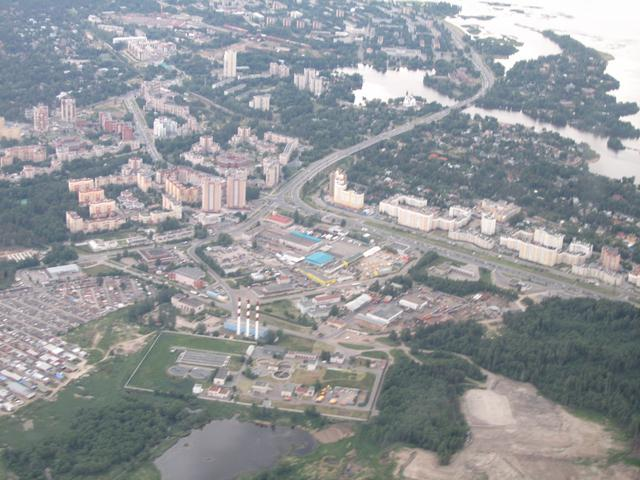
#> input picture data/aero1.jpg, 640 x 480 px
$ python 4.10.2_Histograms-2_HistogramEqualization.py
#> lines starting #> are read from the running program, lines starting #| are printed output that depends on the picture
import numpy as np
import cv2 as cv
from matplotlib import pyplot as plt

# numpy 方式,直方图均衡 ###################################################
img = cv.imread('./data/aero1.jpg', 0)
#> img: shape (480, 640); min 58, max 255, mean 149.9
hist, bins = np.histogram(img.flatten(), 256, [0, 256])  # 将2维灰度图转换成1维,再统计得到hist[256,1] bins=256
#> hist = 256 values, max 3169 at index 147, min 0 at index 0, mean 1200; bins = 257 values from 0 to 256
cdf = hist.cumsum()  # 累加前n元素的值作为新元素的值的[256,1]
#> cdf = 256 values from 0 to 307200
cdf_normalized = cdf * float(hist.max()) / cdf.max()
#> cdf_normalized = 256 values from 0 to 3169
plt.subplot(321)
plt.imshow(img, 'gray')
plt.subplot(322)
plt.plot(cdf_normalized, color='b')
plt.hist(img.flatten(), 256, [0, 256], color='r')
plt.xlim([0, 256])
plt.legend(('cdf', 'histogram'), loc='upper left')

# 应用直方图均衡公式得到img2
cdf_m = np.ma.masked_equal(cdf, 0)
cdf_m = (cdf_m - cdf_m.min()) * 255 / (cdf_m.max() - cdf_m.min())
cdf = np.ma.filled(cdf_m, 0).astype('uint8')
#> cdf = 256 values from 0 to 255
img2 = cdf[img]
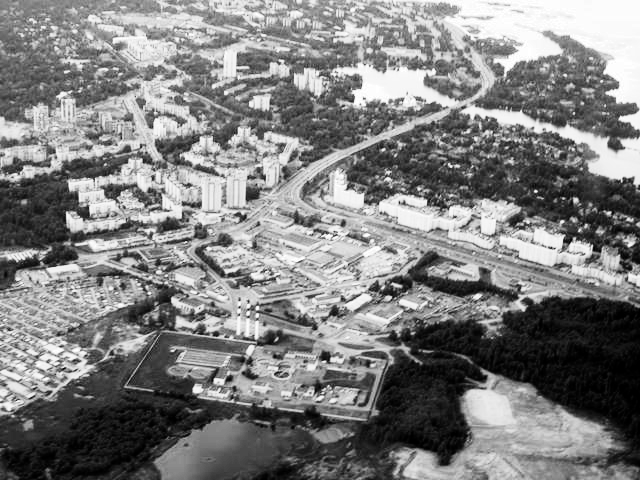
#> img2: shape (480, 640); min 0, max 255, mean 127.9

hist, bins = np.histogram(img2.flatten(), 256, [0, 256])  # 将2维灰度图转换成1维,再统计得到hist[256,1] bins=256
#> hist = 256 values, max 3169 at index 131, min 0 at index 10, mean 1200
cdf = hist.cumsum()  # 累加前n元素的值作为新元素的值的[256,1]
#> cdf = 256 values from 1197 to 307200
cdf_normalized = cdf * float(hist.max()) / cdf.max()
#> cdf_normalized = 256 values from 12.35 to 3169
plt.subplot(323)
plt.imshow(img2, 'gray')
plt.subplot(324)
plt.plot(cdf_normalized, color='b')
plt.hist(img2.flatten(), 256, [0, 256], color='r')
plt.xlim([0, 256])
plt.legend(('cdf', 'histogram'), loc='upper left')


# opencv 方式,直方图均衡 ###################################################
img = cv.imread('./data/aero1.jpg', 0)
equ = cv.equalizeHist(img)
res = np.hstack((img, equ))  # stacking images side-by-side
cv.imshow('res', res)

# CLAHE算法 ##############################################################
# 当图像的直方图限制在特定区域时，直方图均衡化效果很好
# 当直方图覆盖较大区域（即同时存在亮像素和暗像素）的强度变化较大的地方，效果不好
img3 = cv.imread('./data/tsukuba_l.png',0)
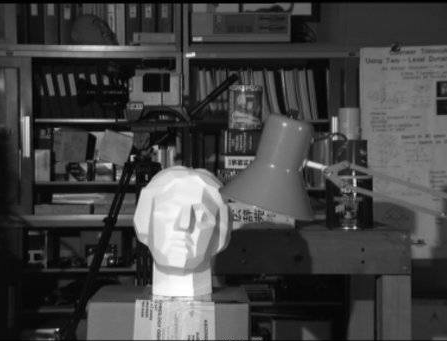
#> input picture data/tsukuba_l.png, 447 x 341 px
#> img3 is the input picture: shape (341, 447); min 0, max 255, mean 68.2
hist, bins = np.histogram(img3.flatten(), 256, [0, 256])  # 将2维灰度图转换成1维,再统计得到hist[256,1] bins=256
#> hist = 256 values, max 2798 at index 11, min 28 at index 253, mean 595.4
cdf = hist.cumsum()  # 累加前n元素的值作为新元素的值的[256,1]
#> cdf = 256 values from 414 to 152427
cdf_normalized = cdf * float(hist.max()) / cdf.max()
#> cdf_normalized = 256 values from 7.6 to 2798
plt.subplot(325)
plt.imshow(img3, 'gray')
plt.subplot(326)
plt.plot(cdf_normalized, color='b')
plt.hist(img3.flatten(), 256, [0, 256], color='r')
plt.xlim([0, 256])
plt.legend(('cdf', 'histogram'), loc='upper left')

# 直方图均衡算法
equ = cv.equalizeHist(img3)
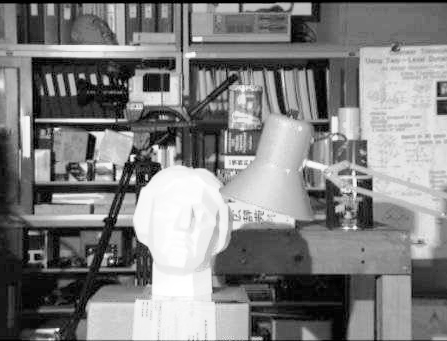
#> equ: shape (341, 447); min 0, max 255, mean 128.2

# CLAHE算法
clahe = cv.createCLAHE(clipLimit=2.0, tileGridSize=(8,8))
cl1 = clahe.apply(img3)
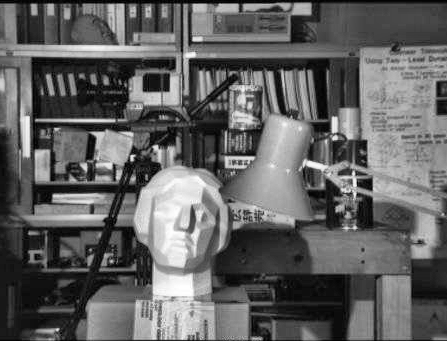
#> cl1: shape (341, 447); min 0, max 255, mean 97.8

# 将原图-直方图均衡-CLAHE算法图堆叠在一张图里面显示
res2 = np.hstack((img3, equ))  # stacking images side-by-side
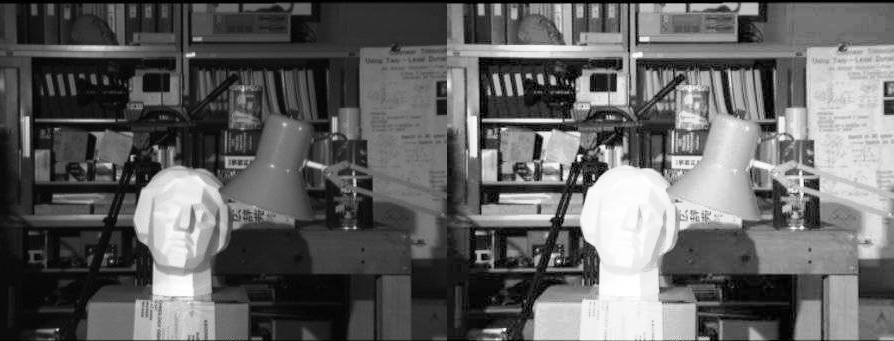
#> res2: shape (341, 894); min 0, max 255, mean 98.2
res3 = np.hstack((res2, cl1))
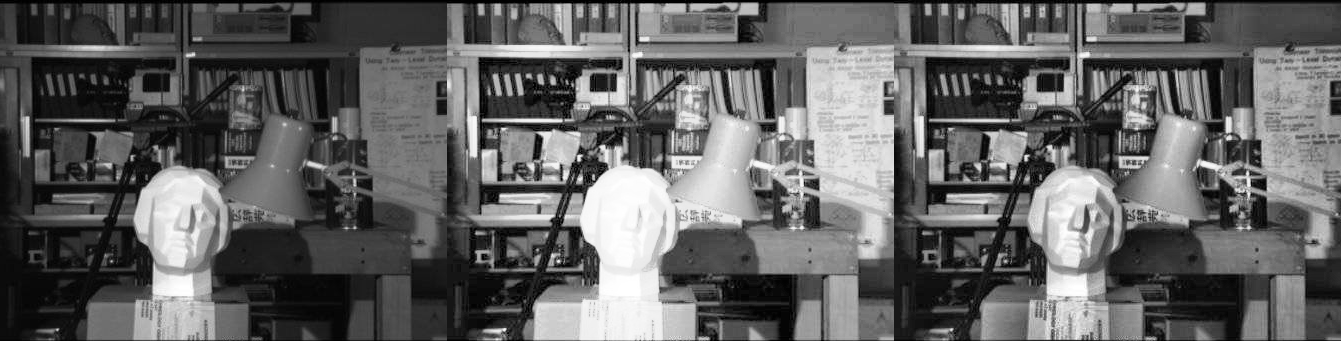
#> res3: shape (341, 1341); min 0, max 255, mean 98
cv.imshow('res3', res3)

plt.show()
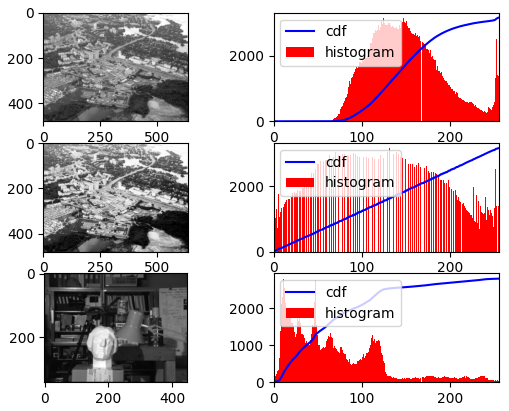
#> figure drawn by matplotlib, 6 panels; panel 2: tallest bar 3169 high, from x = 147 to 148; panel 2: curve peaks at x = 255, y = 3169; panel 4: tallest bar 3169 high, from x = 131 to 132; panel 4: curve peaks at x = 255, y = 3169
cv.waitKey(0)
cv.destroyAllWindows()
